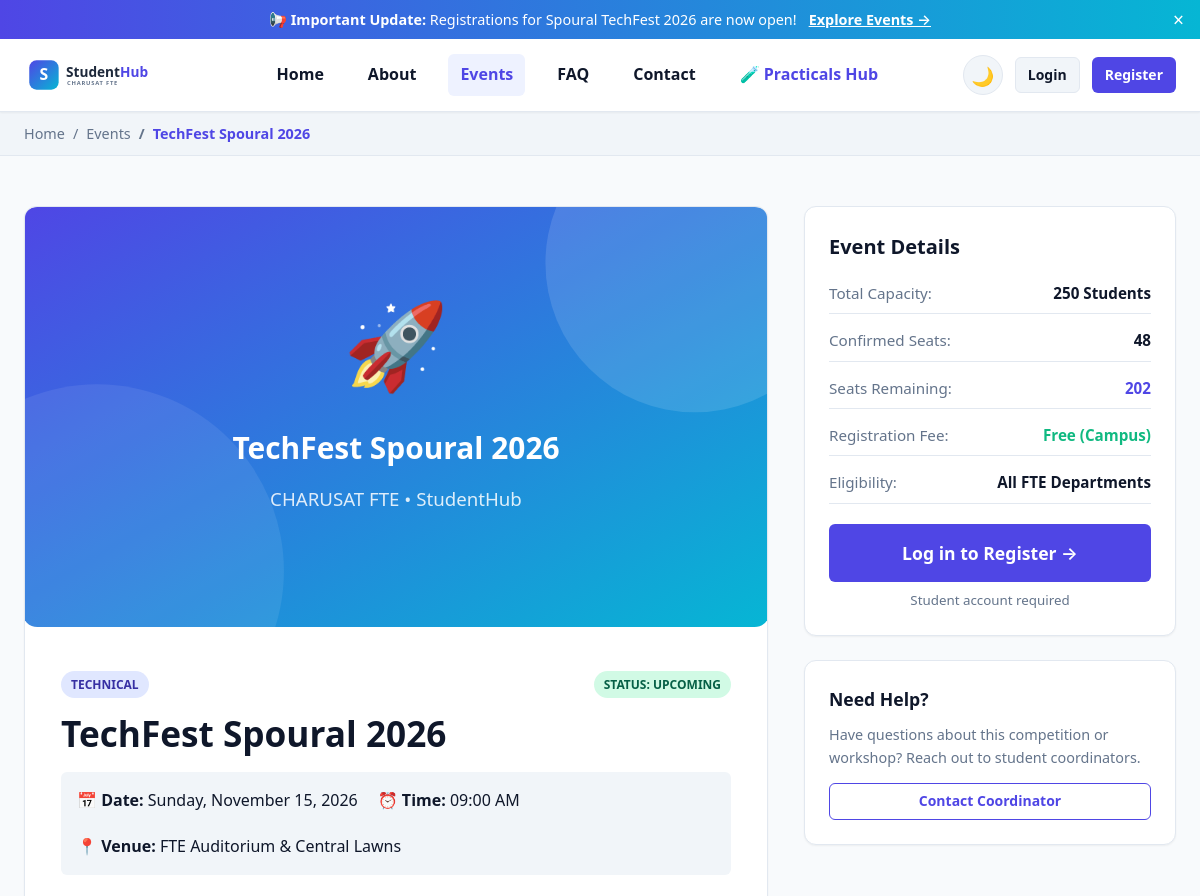
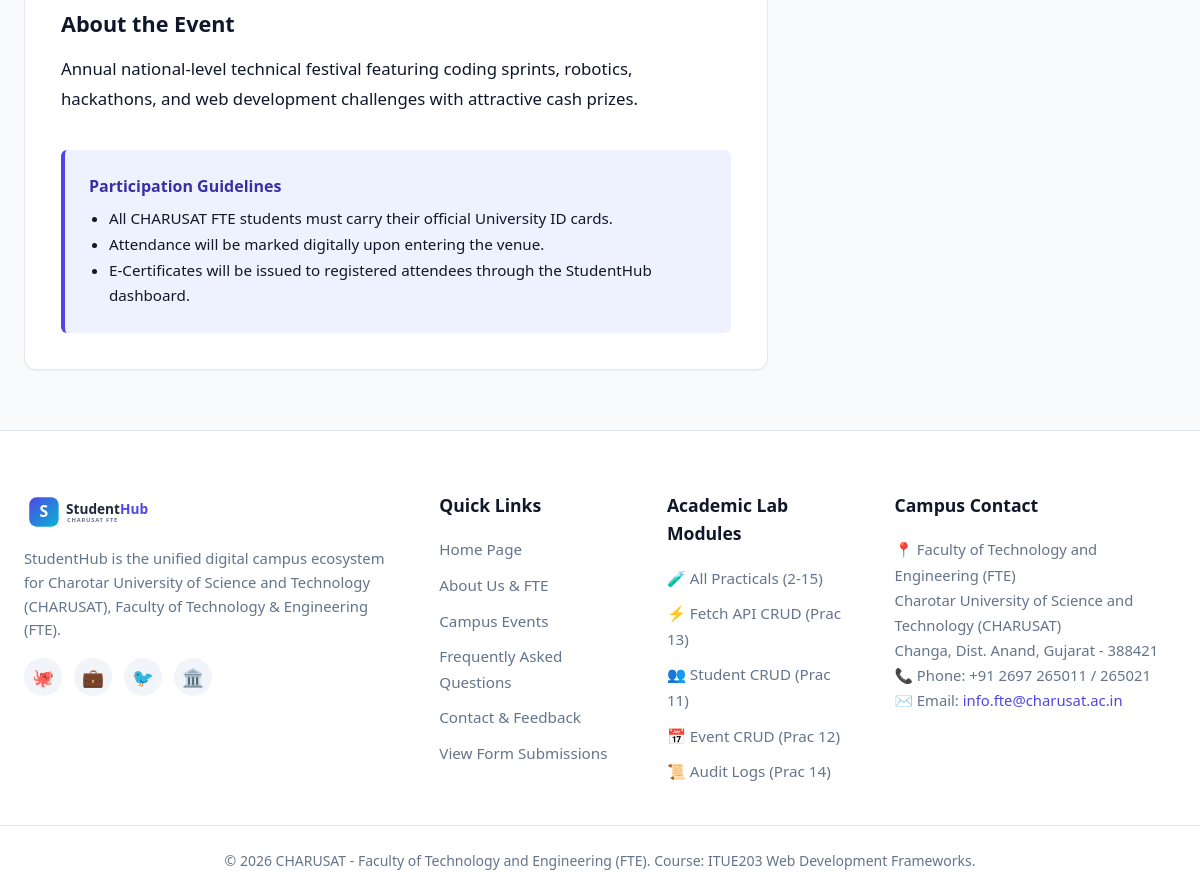
Page /pages/event_detail.php?id=1 on the committed database (2 pictures, top to bottom).
### tables this page shows
CREATE TABLE IF NOT EXISTS `events` (
    `id` INT AUTO_INCREMENT PRIMARY KEY,
    `title` VARCHAR(200) NOT NULL,
    `category` VARCHAR(50) NOT NULL,
    `event_date` DATE NOT NULL,
    `event_time` TIME NOT NULL,
    `venue` VARCHAR(150) NOT NULL,
    `description` TEXT NOT NULL,
    `poster_url` VARCHAR(255) DEFAULT 'default_poster.svg',
    `max_seats` INT NOT NULL DEFAULT 100,
    `registered_count` INT NOT NULL DEFAULT 0,
    `status` ENUM('upcoming', 'ongoing', 'completed', 'cancelled') NOT NULL DEFAULT 'upcoming',
    `created_at` TIMESTAMP DEFAULT CURRENT_TIMESTAMP,
    `updated_at` TIMESTAMP DEFAULT CURRENT_TIMESTAMP ON UPDATE CURRENT_TIMESTAMP,
    INDEX `idx_events_category` (`category`),
    INDEX `idx_events_date` (`event_date`),
    INDEX `idx_events_status` (`status`)
);

### config/db.php (called while the page is built, shortened)
<?php
function get_db_connection(): PDO {
    static $pdo = null;
    if ($pdo === null) {
        $dsn = "mysql:host=" . DB_HOST . ";port=" . DB_PORT . ";dbname=" . DB_NAME . ";charset=utf8mb4";
        $options = [
            PDO::ATTR_ERRMODE            => PDO::ERRMODE_EXCEPTION,
            PDO::ATTR_DEFAULT_FETCH_MODE => PDO::FETCH_ASSOC,
            PDO::ATTR_EMULATE_PREPARES   => false,
        ];
        try {
            $pdo = new PDO($dsn, DB_USER, DB_PASS, $options);
        } catch (PDOException $e) {
            error_log("Database Connection Failed: " . $e->getMessage());
            die("<div style='font-family:sans-serif;padding:20px;margin:20px;background:#fee2e2;border:1px solid #ef4444;border-radius:8px;'>
                <h3 style='color:#b91c1c;margin:0 0 10px 0;'>Database Connection Error</h3>
                <p>Could not connect to MySQL database <code>" . htmlspecialchars(DB_NAME) . "</code>.</p>
                <p><strong>Technical details:</strong> " . htmlspecialchars($e->getMessage()) . "</p>
                <p>Please make sure MySQL is running in XAMPP or run <code>setup_database.php</code>.</p>
            </div>");
        }
    }
    return $pdo;
}
function db_query(string $sql, array $params = []): PDOStatement {
    $stmt = get_db_connection()->prepare($sql);
    $stmt->execute($params);
    return $stmt;
}
function db_fetch_one(string $sql, array $params = []): ?array {
    $result = db_query($sql, $params)->fetch();
    return $result ?: null;
}

### config/auth.php (called while the page is built, shortened)
<?php
require_once __DIR__ . '/db.php';
function is_logged_in(): bool {
    return !empty($_SESSION['user_id']);
}
function current_user(): ?array {
    if (!is_logged_in()) return null;
    return [
        'id' => $_SESSION['user_id'],
        'name' => $_SESSION['user_name'] ?? 'User',
        'email' => $_SESSION['user_email'] ?? '',
        'role' => $_SESSION['user_role'] ?? 'student',
    ];
}

### pages/event_detail.php (the view, shortened to what this page needs)
<?php
require_once __DIR__ . '/../config/db.php';
require_once __DIR__ . '/../config/auth.php';
$eventId = (int)($_GET['id'] ?? 0);
$event = db_fetch_one("SELECT * FROM events WHERE id = ?", [$eventId]);
$isRegistered = false;
$seatsLeft = max(0, $event['max_seats'] - $event['registered_count']);
require_once __DIR__ . '/includes/header.php';
?>
<div class="container" style="padding-top:20px;">
  <div class="event-detail-wrapper">
    <article class="event-detail-main">
      <div class="event-detail-poster">
        <img src="../assets/images/<?= htmlspecialchars($event['poster_url']) ?>" alt="<?= htmlspecialchars($event['title']) ?>" width="800" height="420">
      </div>
      <div class="event-detail-body">
        <div style="display:flex; justify-content:space-between; align-items:center; margin-bottom:14px; flex-wrap:wrap; gap:10px;">
          <span class="badge badge-primary"><?= htmlspecialchars($event['category']) ?></span>
          <span class="badge badge-<?= $event['status'] === 'upcoming' ? 'success' : 'neutral' ?>">Status: <?= htmlspecialchars($event['status']) ?></span>
        </div>
        <h1 style="font-size:2.2rem; font-weight:800; margin-bottom:18px; line-height:1.2;"><?= htmlspecialchars($event['title']) ?></h1>
        <div style="display:flex; flex-wrap:wrap; gap:20px; padding:16px; background:var(--bg-alt); border-radius:var(--radius-sm); margin-bottom:28px;">
          <div><strong>📅 Date:</strong> <?= date('l, F j, Y', strtotime($event['event_date'])) ?></div>
          <div><strong>⏰ Time:</strong> <?= date('h:i A', strtotime($event['event_time'])) ?></div>
          <div><strong>📍 Venue:</strong> <?= htmlspecialchars($event['venue']) ?></div>
        </div>
        <h3 style="font-size:1.35rem; margin-bottom:12px;">About the Event</h3>
        <div style="line-height:1.8; color:var(--text-main); font-size:1.05rem;">
          <p><?= nl2br(htmlspecialchars($event['description'])) ?></p>
        </div>
        <div style="margin-top:36px; padding:24px; background:var(--primary-light); border-radius:var(--radius-sm); border-left:4px solid var(--primary);">
          <h4 style="color:var(--primary-dark); margin-bottom:6px;">Participation Guidelines</h4>
          <ul style="padding-left:20px; color:var(--text-main); font-size:0.95rem; line-height:1.7;">
            <li>All CHARUSAT FTE students must carry their official University ID cards.</li>
            <li>Attendance will be marked digitally upon entering the venue.</li>
            <li>E-Certificates will be issued to registered attendees through the StudentHub dashboard.</li>
          </ul>
        </div>
      </div>
    </article>
    <aside class="event-detail-sidebar" aria-label="Registration specifications">
      <div class="info-card">
        <h3 style="font-size:1.25rem; font-weight:700; margin-bottom:14px;">Event Details</h3>
        <ul class="info-list">
          <li><span class="label">Total Capacity:</span> <span class="val"><?= (int)$event['max_seats'] ?> Students</span></li>
          <li><span class="label">Confirmed Seats:</span> <span class="val"><?= (int)$event['registered_count'] ?></span></li>
          <li><span class="label">Seats Remaining:</span> <span class="val" style="color:var(--primary);"><?= $seatsLeft ?></span></li>
          <li><span class="label">Registration Fee:</span> <span class="val" style="color:var(--success);">Free (Campus)</span></li>
          <li><span class="label">Eligibility:</span> <span class="val">All FTE Departments</span></li>
        </ul>
        <?php if ($isRegistered): ?>
          <div style="padding:14px; background:#d1fae5; border-radius:var(--radius-sm); text-align:center; color:#065f46; font-weight:700; margin-top:20px;">
            ✅ You are registered for this event!
          </div>
          <a href="student_dashboard.php" class="btn btn-secondary btn-block" style="margin-top:12px;">View in My Dashboard</a>
        <?php elseif ($seatsLeft <= 0): ?>
          <button class="btn btn-secondary btn-block" disabled style="margin-top:20px;">Seats Full</button>
        <?php else: ?>
          <form method="POST" action="event_detail.php?id=<?= $eventId ?>" style="margin-top:20px;">
            <?php if ($currentUser): ?>
              <button type="submit" class="btn btn-primary btn-lg btn-block">Register for Event &rarr;</button>
            <?php else: ?>
              <a href="login.php?redirect=<?= urlencode("event_detail.php?id=$eventId") ?>" class="btn btn-primary btn-lg btn-block">Log in to Register &rarr;</a>
              <small style="display:block; text-align:center; color:var(--text-muted); margin-top:8px;">Student account required</small>
            <?php endif; ?>
          </form>
        <?php endif; ?>
      </div>
      <div class="info-card">
        <h4 style="font-size:1.1rem; margin-bottom:10px;">Need Help?</h4>
        <p style="font-size:0.9rem; color:var(--text-muted); margin-bottom:14px;">
          Have questions about this competition or workshop? Reach out to student coordinators.
        </p>
        <a href="contact.php?subject=<?= urlencode("Query regarding " . $event['title']) ?>" class="btn btn-sm btn-outline btn-block">Contact Coordinator</a>
      </div>
    </aside>
  </div>
</div>
<?php require_once __DIR__ . '/includes/footer.php'; ?>

### assets/css/style.css (style rules this page uses)
:root { --font-family: 'Segoe UI', system-ui, -apple-system, BlinkMacSystemFont, Roboto, sans-serif; --primary: #4f46e5; --primary-hover: #4338ca; --primary-light: #eef2ff; --primary-dark: #3730a3; --secondary: #06b6d4; --accent: #f59e0b; --success: #10b981; --danger: #ef4444; --warning: #f97316; --info: #3b82f6; --bg-main: #f8fafc; --bg-card: #ffffff; --bg-alt: #f1f5f9; --text-main: #0f172a; --text-muted: #64748b; --border: #e2e8f0; --shadow-sm: 0 1px 2px 0 rgba(0, 0, 0, 0.05); --shadow: 0 4px 6px -1px rgba(0, 0, 0, 0.1), 0 2px 4px -2px rgba(0, 0, 0, 0.1); --shadow-lg: 0 10px 15px -3px rgba(0, 0, 0, 0.1), 0 4px 6px -4px rgba(0, 0, 0, 0.1); --radius-sm: 6px; --radius: 12px; --radius-lg: 18px; --container-max: 1200px; --transition: all 0.25s cubic-bezier(0.4, 0, 0.2, 1); }
* { box-sizing: border-box; margin: 0; padding: 0; }
body { font-family: var(--font-family); background-color: var(--bg-main); color: var(--text-main); line-height: 1.6; min-height: 100vh; display: flex; flex-direction: column; transition: background-color 0.3s ease, color 0.3s ease; }
a { color: var(--primary); text-decoration: none; transition: var(--transition); }
.container { width: 100%; max-width: var(--container-max); margin-left: auto; margin-right: auto; padding-left: 24px; padding-right: 24px; }
.btn { display: inline-flex; align-items: center; justify-content: center; gap: 8px; padding: 10px 20px; border-radius: var(--radius-sm); font-weight: 600; cursor: pointer; border: 1px solid transparent; transition: var(--transition); text-decoration: none; }
.btn-primary { background: var(--primary); color: #ffffff; }
.btn-outline { background: transparent; border-color: var(--primary); color: var(--primary); }
.btn-sm { padding: 6px 12px; font-size: 0.875rem; }
.btn-lg { padding: 14px 28px; font-size: 1.1rem; }
.btn-block { width: 100%; }
.event-detail-wrapper { display: grid; grid-template-columns: 2fr 1fr; gap: 36px; margin: 30px 0 60px; }
.event-detail-main { background: var(--bg-card); border: 1px solid var(--border); border-radius: var(--radius); overflow: hidden; box-shadow: var(--shadow-sm); }
.event-detail-poster img, .event-detail-poster svg { width: 100%; max-height: 420px; object-fit: cover; }
.event-detail-body { padding: 36px; }
.event-detail-sidebar { display: flex; flex-direction: column; gap: 24px; }
.info-card { background: var(--bg-card); border: 1px solid var(--border); border-radius: var(--radius); padding: 24px; box-shadow: var(--shadow-sm); }
.info-list { list-style: none; display: flex; flex-direction: column; gap: 14px; margin: 18px 0; }
.info-list li { display: flex; justify-content: space-between; padding-bottom: 8px; border-bottom: 1px solid var(--border); font-size: 0.95rem; }
.info-list .label { color: var(--text-muted); }
.info-list .val { font-weight: 600; }
.badge { display: inline-block; padding: 4px 10px; border-radius: 20px; font-size: 0.75rem; font-weight: 700; text-transform: uppercase; }
.badge-success { background: #d1fae5; color: #065f46; }
.badge-primary { background: #e0e7ff; color: #3730a3; }

### rows in the picture
events: poster_url (picture), category "TECHNICAL", status "UPCOMING", title "TechFest Spoural 2026", event_date "Sunday, November 15, 2026", event_time "09:00 AM", venue "FTE Auditorium & Central Lawns", description "Annual national-level technical festival featuring coding sprints, robotics, hackathons, and web development challenges with attractive cash prizes.", max_seats "250", registered_count "48", seatsLeft "202"

### other values in the picture
$name "Events"
$name "TechFest Spoural 2026"
